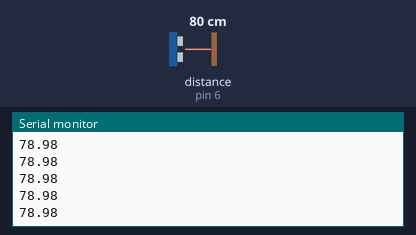
The sketch below on a simulated Arduino Uno, built with avr-gcc and run on an emulated ATmega328P. Parts: the last lines printed to the serial monitor. Wiring (inferred from the names in the program): ultrasonic range finder: trigger pin 5; echo pin 6. Inputs (shaded band) come from the test bench; at power-on: distance to the obstacle (sensor on pin 6) 80 cm. The echo pulse lasts 58.3 µs per cm.

Above: at 1.2 s.
1.3 s: distance to the obstacle (sensor on pin 6) set to 2 cm
At 2.3 s:
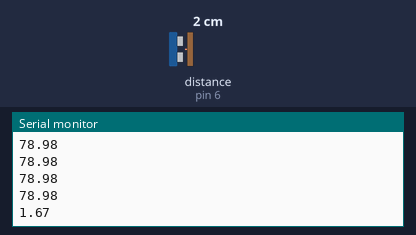
2.8 s: distance to the obstacle (sensor on pin 6) set to 4 cm
At 4.7 s:
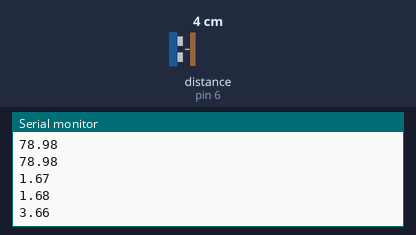
Timing chart, 0 to 6.2 s (numbered marks = the images above; inputs shaded):
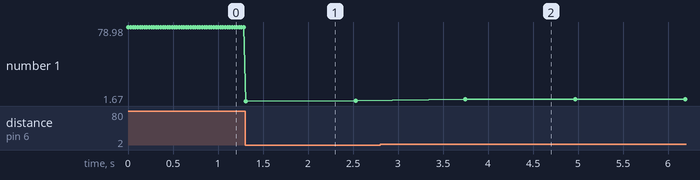

Measured:
- after the input at 1.3 s, the serial monitor: prints a new line at once (image 1)
- after the input at 2.8 s, the serial monitor: prints a new line after 0.95 s (image 2)
- plotted number 1: 78.98 → 1.68 after the input at 1.3 s, 1.68 → 3.66 after the input at 2.8 s

The sketch:

ultrasonic_car.ino
```cpp
const int trigPin = 5;
const int echoPin = 6;
#define M1a 10
#define M1b 9
#define M2a 11
#define M2b 12


float duration, ultraDistance;

void setup() {
  // put your setup code here, to run once:
  pinMode(trigPin, OUTPUT);
  pinMode(echoPin, INPUT);
  Serial.begin(9600);
}


void forward() {
  digitalWrite(M1a, HIGH);
  digitalWrite(M1b, LOW);
  digitalWrite(M2a, HIGH);
  digitalWrite(M2b, LOW);
}

void backward() {
  digitalWrite(M1a, LOW);
  digitalWrite(M1b, HIGH);
  digitalWrite(M2a, LOW);
  digitalWrite(M2b, HIGH);
}

void turnLeft() {
  digitalWrite(M1a, LOW);
  digitalWrite(M2a, HIGH);
  digitalWrite(M1b, HIGH);
  digitalWrite(M2b, LOW);
}

void turnRight() {
  digitalWrite(M1a, HIGH);
  digitalWrite(M2a, LOW);
  digitalWrite(M1b, LOW);
  digitalWrite(M2b, HIGH);
}

void stop() {
  digitalWrite(M1a, LOW);
  digitalWrite(M1b, LOW);
  digitalWrite(M2a, LOW);
  digitalWrite(M2b, LOW);
}

int distance(){

  digitalWrite(trigPin,  LOW);
  delayMicroseconds(2);
  // Sets the trigPin on HIGH state for 10  micro seconds
  digitalWrite(trigPin, HIGH);
  delayMicroseconds(10);
  digitalWrite(trigPin, LOW);
  duration = pulseIn(echoPin, HIGH); // Reads the  echoPin, returns the sound wave travel time in microseconds
  ultraDistance= duration*0.034/2;
  Serial.println(ultraDistance);
  delay(20);
  return ultraDistance;
}

void loop() {
  // put your main code here, to run repeatedly:
  ultraDistance = distance();

  if(ultraDistance > 20) {
    forward();
  } else{
    stop();
    delay(400);
    backward();
    delay(400);
    turnLeft();
    delay(400);
    forward();
  }

}
```
